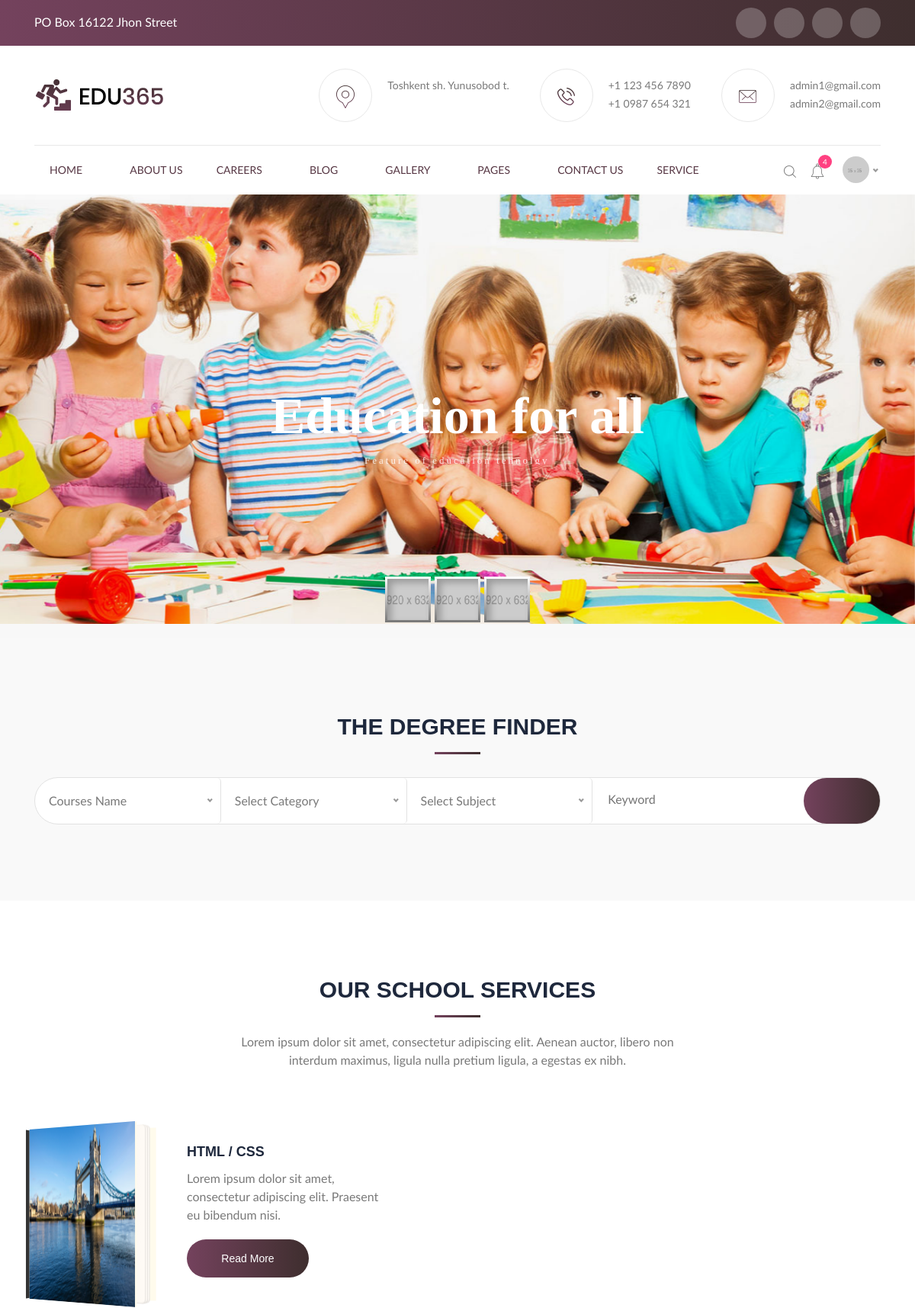
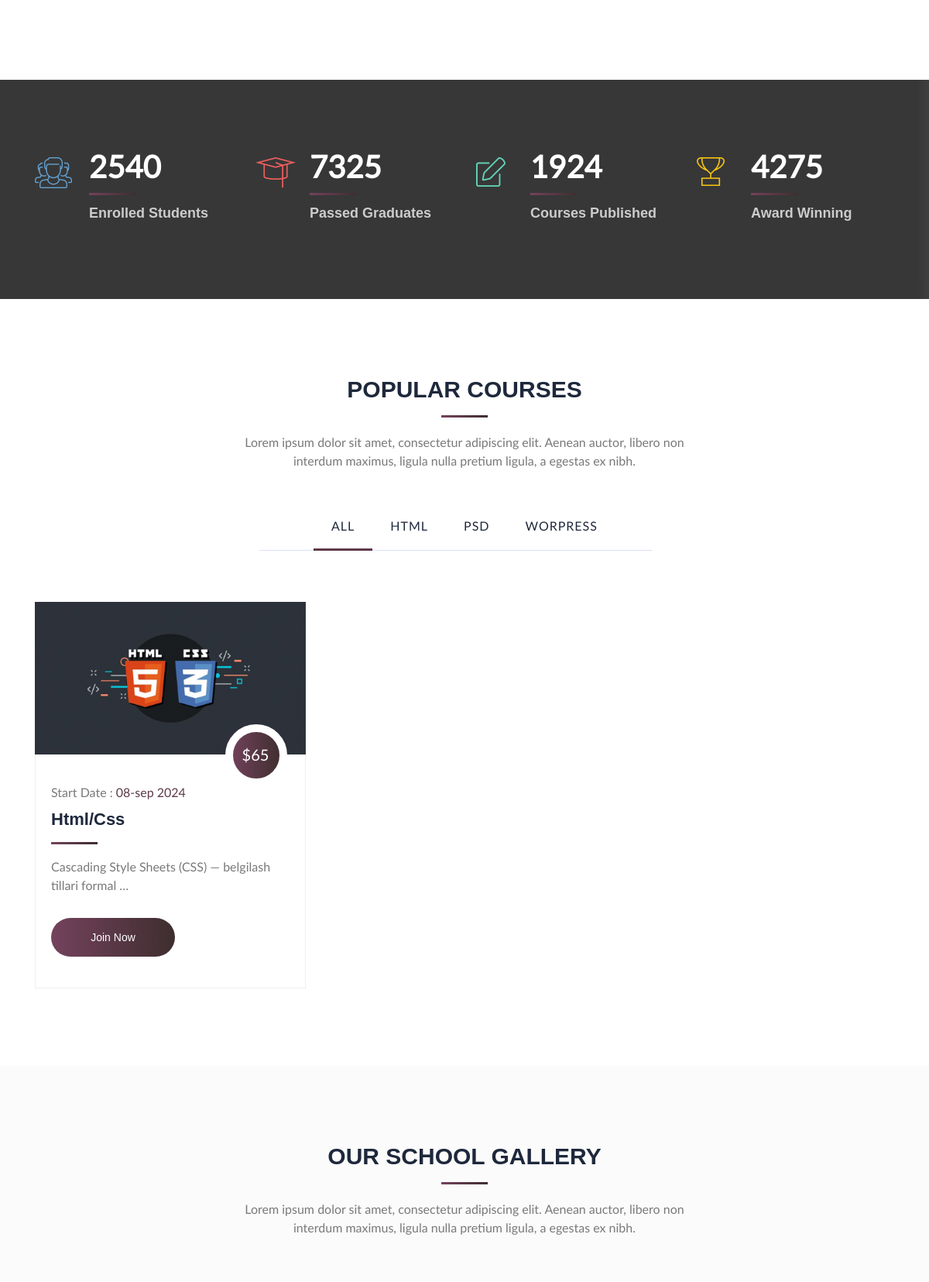
The page / (upper part) on the database its author committed (2 pictures, top to bottom).
### main/models.py (models this page shows, shortened)
class Header(models.Model):
    message = models.CharField(max_length=150)
    facebook = models.CharField(max_length=30)
    twitter = models.CharField(max_length=30)
    youtube = models.CharField(max_length=30)
    linkedin = models.CharField(max_length=30)
    logo = models.ImageField(upload_to="header/logo/")
    address = models.CharField(max_length=150)
    phone1 = models.CharField(max_length=15)
    phone2 = models.CharField(max_length=15)
    email1 = models.EmailField()
    email2 = models.EmailField()

class HeaderImage(models.Model):
    service = models.CharField(max_length=100)
    content = models.CharField(max_length=255)
    header = models.ForeignKey(Header, on_delete=models.CASCADE)
    image = models.ImageField(upload_to='header/images/')

class Service(models.Model):
    title = models.CharField(max_length=150)
    content = models.TextField()
    image = models.ImageField(upload_to="service/", help_text="O'lcham: 371x202 px")
    book_image = models.ImageField(upload_to="book/image/", help_text="O'lcham 160x250 px")

class Course(models.Model):
    LANGUAGES = (
        ('uz', 'O\'zbekcha'),
        ('ru', 'Ruscha'),
        ('en', 'Inglizcha'),
    )
    title = models.CharField(max_length=100)
    slug = models.SlugField(max_length=255, unique=True, blank=True)
    description = models.TextField()
    duration = models.DurationField(blank=True)
    price = models.DecimalField(max_digits=10, decimal_places=2)  # 100.00
    category = models.ForeignKey('Category', on_delete=models.CASCADE, related_name="courses")
    created_at = models.DateTimeField(verbose_name="Boshlanish vaqti")
    updated_at = models.DateTimeField(auto_now=True, verbose_name="Yangilanish vaqti")
    language = models.CharField(max_length=100, blank=True, choices=LANGUAGES)
    rating = models.PositiveBigIntegerField(verbose_name="Rating", default=0)
    image = models.ImageField(upload_to="images", blank=True)
    tags = models.ManyToManyField('Tag', verbose_name="tags")
    class Meta:
        ordering = ['-rating']

### main/views.py (the view)
# urls.py: path('', HomePageView.as_view(), name="home"),
class HomePageView(ListView):
    model = Course
    template_name = 'main/index.html'
    context_object_name = 'courses'
    paginate_by = 3
    def get_context_data(self, *, object_list=None, **kwargs):
        context = super().get_context_data()
        try:
            header = Header.objects.first()
            context['header'] = header
            header_images = HeaderImage.objects.filter(header=header)
            context['header_images'] = header_images
            services = Service.objects.all()[:4]
            context['services'] = services
        except:
            pass
        return context

### main/templates/main/index.html (shortened to what this page needs)
{% extends 'base.html' %}
{% block content %}
{% include 'main/components/_form_wrapper.html' %}
{% include 'main/components/_books_wrapper.html' %}
{% include 'main/components/_counter_wrapper.html' %}
{% include 'main/components/_course_wrapper.html' %}
{% include 'main/components/_gallery_wrapper.html' %}
{% include 'main/components/_testimonial_wrapper.html' %}
{% endblock content %}

### templates/components/header/_top_header.html
<div class="edu_top_header_wrapper float_left">
        <div class="container">
            <div class="row">
                <div class="col-xl-6 col-lg-6 col-md-6 col-sm-12 col-12">
                    <div class="edu_top_header_left_wrapper">
                        <p>{{ header.message }}</p>
                    </div>
                </div>
                <div class="col-xl-6 col-lg-6 col-md-6 col-sm-12 col-12">
                    <div class="edu_top_header_right_wrapper">
                        <ul>
                            <li><a href=""><i class="fab fa-facebook-f"></i></a>
                            </li>
                            <li><a href="#"><i class="fab fa-twitter"></i></a>
                            </li>
                            <li><a target="_blank" href="https://www.youtube.com/{{ header.youtube }}"><i class="fab fa-youtube"></i></a>
                            </li>
                            <li><a href="#"><i class="fab fa-linkedin-in"></i></a>
                            </li>
                        </ul>
                    </div>
                </div>
            </div>
        </div>
    </div>

### templates/components/header/_logo_header.html (shortened to what this page needs)
<div class="edu_logo_header_wrapper float_left">
        <div class="container">
            <div class="row">
                <div class="col-md-12">
                    <div class="edu_border_line">
                        <div class="row">
                            <div class="col-md-3">
                                <div class="edu_logo_main_wrapper">
                                    <a href="index.html">
                                        <img src="{{ header.logo.url }}" alt="logo">
                                    </a>
                                </div>
                            </div>
                            <div class="col-md-9 d-none d-sm-none d-md-block">
                                <div class="lv_share_info_wrapper">
                                    <ul>
                                        <li>
                                            <div class="lv_header_icon">
                                                <img src="/static/images/pin.png" alt="Map Icon" title="Map Icon">
                                            </div>
                                            <p>{{ header.address }}</p>
                                        </li>
                                        <li>
                                            <div class="lv_header_icon">
                                                <img src="/static/images/phone.png" alt="Call Icon" title="Call Icon">
                                            </div>
                                            <p>{{ header.phone1 }}
                                                <br>{{ header.phone2 }}</p>
                                        </li>
                                        <li>
                                            <div class="lv_header_icon">
                                                <img src="/static/images/env.png" alt="Mail Icon" title="Mail Icon">
                                            </div>
                                            <p> <a href="#">{{ header.email1 }}</a>
                                                <br> <a href="#">{{ header.email2 }}</a>
                                            </p>
                                        </li>
                                    </ul>
                                </div>
                            </div>
                        </div>
                    </div>
                </div>
            </div>
        </div>
    </div>

### templates/components/header/_slider.html (shortened to what this page needs)
<div class="rev_slider">
        <div id="rev_slider_467_1_wrapper" class="rev_slider_wrapper fullwidthbanner-container" data-alias="classic-carousel26" data-source="gallery" style="margin:0px auto;background-color:#ffffff;padding:0px;margin-top:0px;margin-bottom:0px;">
            <div id="rev_slider_467_1" class="rev_slider fullwidthabanner" style="display:none;" data-version="5.4.1">
                <ul>
                    {% for image in header_images %}
                    <li data-index="rs-1596" data-transition="zoomout" data-slotamount="default" data-hideafterloop="0" data-hideslideonmobile="off"  data-easein="Power4.easeInOut" data-easeout="Power4.easeInOut" data-masterspeed="2000"  data-thumb="/static/images/slider_img.jpg"  data-rotate="0"  data-fstransition="fade" data-fsmasterspeed="1500" data-fsslotamount="7" data-saveperformance="off"  data-title="Intro" data-param1="" data-param2="" data-param3="" data-param4="" data-param5="" data-param6="" data-param7="" data-param8="" data-param9="" data-param10="" data-description="">
                        <div class="tp-caption tp-shape tp-shapewrapper  " id="slide-1599-layer-10" data-x="['center','center','center','center']" data-hoffset="['0','0','0','0']" data-y="['middle','middle','middle','middle']" data-voffset="['0','0','0','0']" data-width="full" data-height="full" data-whitespace="nowrap" data-type="shape" data-basealign="slide" data-responsive_offset="on" data-responsive="off" data-frames='[{"from":"opacity:0;","speed":2000,"to":"o:1;","delay":2000,"ease":"Power3.easeInOut"},{"delay":"wait","speed":1000,"to":"opacity:0;","ease":"Power2.easeInOut"}]' data-textAlign="['left','left','left','left']" data-paddingtop="[0,0,0,0]" data-paddingright="[0,0,0,0]" data-paddingbottom="[0,0,0,0]" data-paddingleft="[0,0,0,0]" style="z-index: 18;text-transform:left;background-color:rgba(0, 0, 0, 0.25);border-color:rgba(0, 0, 0, 0);border-width:0px;"> </div>
                        <div class="tp-caption NotGeneric-Title   tp-resizeme" id="slide-1599-layer-1" data-x="['center','center','center','center']" data-hoffset="['0','0','0','0']" data-y="['middle','middle','middle','middle']" data-voffset="['0','0','0','0']" data-fontsize="['70','70','70','45']" data-lineheight="['70','70','70','50']" data-width="none" data-height="none" data-whitespace="nowrap" data-type="text" data-responsive_offset="on" data-frames='[{"from":"z:0;rX:0;rY:0;rZ:5deg;sX:0.9;sY:0.9;skX:0;skY:0;opacity:0;","speed":1500,"to":"o:1;","delay":1000,"ease":"Back.easeOut"},{"delay":"wait","speed":1000,"to":"y:[100%];","mask":"x:inherit;y:inherit;s:inherit;e:inherit;","ease":"Power2.easeInOut"}]' data-textAlign="['left','left','left','left']" data-paddingtop="[10,10,10,10]" data-paddingright="[0,0,0,0]" data-paddingbottom="[10,10,10,10]" data-paddingleft="[0,0,0,0]" style="z-index: 19; white-space: nowrap;text-transform:left;">
                            {{ image.service }}
                        </div>
                        <div class="tp-caption NotGeneric-SubTitle   tp-resizeme" id="slide-1599-layer-4" data-x="['center','center','center','center']" data-hoffset="['0','0','0','0']" data-y="['middle','middle','middle','middle']" data-voffset="['52','52','52','51']" data-width="none" data-height="none" data-whitespace="nowrap" data-type="text" data-responsive_offset="on" data-frames='[{"from":"y:[100%];z:0;rX:0deg;rY:0;rZ:0;sX:1;sY:1;skX:0;skY:0;opacity:0;","mask":"x:0px;y:[100%];s:inherit;e:inherit;","speed":2000,"to":"o:1;","delay":1500,"ease":"Power4.easeInOut"},{"delay":"wait","speed":1000,"to":"y:[100%];","mask":"x:inherit;y:inherit;s:inherit;e:inherit;","ease":"Power2.easeInOut"}]' data-textAlign="['left','left','left','left']" data-paddingtop="[0,0,0,0]" data-paddingright="[0,0,0,0]" data-paddingbottom="[0,0,0,0]" data-paddingleft="[0,0,0,0]" style="z-index: 20; white-space: nowrap;text-transform:left;">{{ image.content }}</div>
                    </li>
                    {% endfor %}
                </ul>
                <div class="tp-bannertimer" style="height: 7px; background-color: rgba(255, 255, 255, 0.25);"></div>
            </div>
        </div>
    </div>

### main/templates/main/components/_books_wrapper.html (shortened to what this page needs)
<div class="edu_books_main_wrapper float_left">
        <div class="container">
            <div class="row">
                <div class="col-lg-12 col-md-12 col-sm-12">
                    <div class="edu_heading_wrapper float_left">
                        <h3>OUR SCHOOL SERVICES</h3>
                        <p>Lorem ipsum dolor sit amet, consectetur adipiscing elit. Aenean auctor, libero non
                            <br>interdum maximus, ligula nulla pretium ligula, a egestas ex nibh.</p>
                    </div>
                </div>
                {% for service in services %}
                <div class="col-xl-6 col-lg-6 col-md-12 col-sm-12 col-12">
                    <figure class='book'>
                        <ul class='hardcover_front'>
                            <li>
                            </li>
                            <li></li>
                        </ul>
                        <ul class='page'>
                            <li> <a class="btn" href="#">Download</a></li>
                        </ul>
                        <ul class='hardcover_back'>
                        </ul>
                        <ul class='book_spine'>
                        </ul>
                        <figcaption class="edu_books_text">
                            <h3><a href="/service_detail  ">{{ service.title }}</a></h3>
                            <p>{{ service.content }}</p>
                            <h4><a href="/service_detail ">Read More</a></h4>
                        </figcaption>
                    </figure>
                </div>
                {% endfor %}
            </div>
        </div>
    </div>

### main/templates/main/components/_course_wrapper.html
<div class="edu_course_main_wrapper float_left">
        <div class="container">
            <div class="row">
                <div class="col-lg-12 col-md-12 col-sm-12">
                    <div class="edu_heading_wrapper float_left">
                        <h3>Popular Courses</h3>
                        <p>Lorem ipsum dolor sit amet, consectetur adipiscing elit. Aenean auctor, libero non
                            <br>interdum maximus, ligula nulla pretium ligula, a egestas ex nibh.</p>
                    </div>
                </div>
                <div class="col-md-12">
                    <div class="edu_coll_slider_tabs">
                        <ul class="nav nav-tabs" role="tablist">
                            <li>
                                <div class="slider"></div>
                            </li>
                            <li role="presentation" class="active"><a href="#All" role="tab" data-toggle="tab">All</a>
                            </li>
                            <li role="presentation"><a href="#html" role="tab" data-toggle="tab">html</a>
                            </li>
                            <li role="presentation" class=""><a href="#psd" role="tab" data-toggle="tab">psd </a>
                            </li>
                            <li role="presentation"><a href="#WorPress" role="tab" data-toggle="tab">WorPress</a>
                            </li>
                        </ul>
                    </div>
                </div>
                <div class="col-md-12">
                    <div class="tab-content">
                        <div id="All" class="tab-pane active" role="tabpanel">
                            <div class="row">
                                {% for course in courses %}
                                <div class="col-xl-4 col-lg-4 col-md-6 col-sm-12 col-12">
                                    <div class="edu_slide_tab_box float_left">
                                        <div class="edu_slide_tabs_img_box float_left">
                                            <img src="{{ course.image.url }}" alt="img">
                                            <div class="edu_tabs_label">
                                                <p><del>{{ course.price}}</del>
                                                </p>
                                                <div class="edu_tabs_label_inner">
                                                    <p>$65</p>
                                                </div>
                                            </div>
                                        </div>
                                        <div class="edu_slide_tabs_img_cont_box float_left">
                                            <h4>Start Date : <span>{{ course.created_at|date:"d-b Y" }}</span></h4>
                                            <h3><a href="#">{{ course.title }}</a></h3>
                                            <p>{{ course.description|truncatewords:8 }}</p>
                                            <h5><a href="/course/{{ course.slug }}">Join Now</a></h5>
                                        </div>
                                    </div>
                                </div>
                                {% endfor %}
                    </div>
                </div>
            </div>
        </div>
    </div>
        </div>
    </div>

### rows shown on the page
Header: message "PO Box 16122 Jhon Street", logo (picture), address "Toshkent sh. Yunusobod t.", phone1 "+1 123 456 7890", phone2 "+1 0987 654 321", email1 "admin1@gmail.com", email2 "admin2@gmail.com"
HeaderImage: service "Education for all", content "Feature of education tehnolgy"
Service: title "HTML / CSS", content "Lorem ipsum dolor sit amet, consectetur adipiscing elit. Praesent eu bibendum nisi."
Course: image (picture), price "500.00", created_at "08-sep 2024", title "Html/Css", description "Cascading Style Sheets (CSS) — belgilash tillari formal …"
